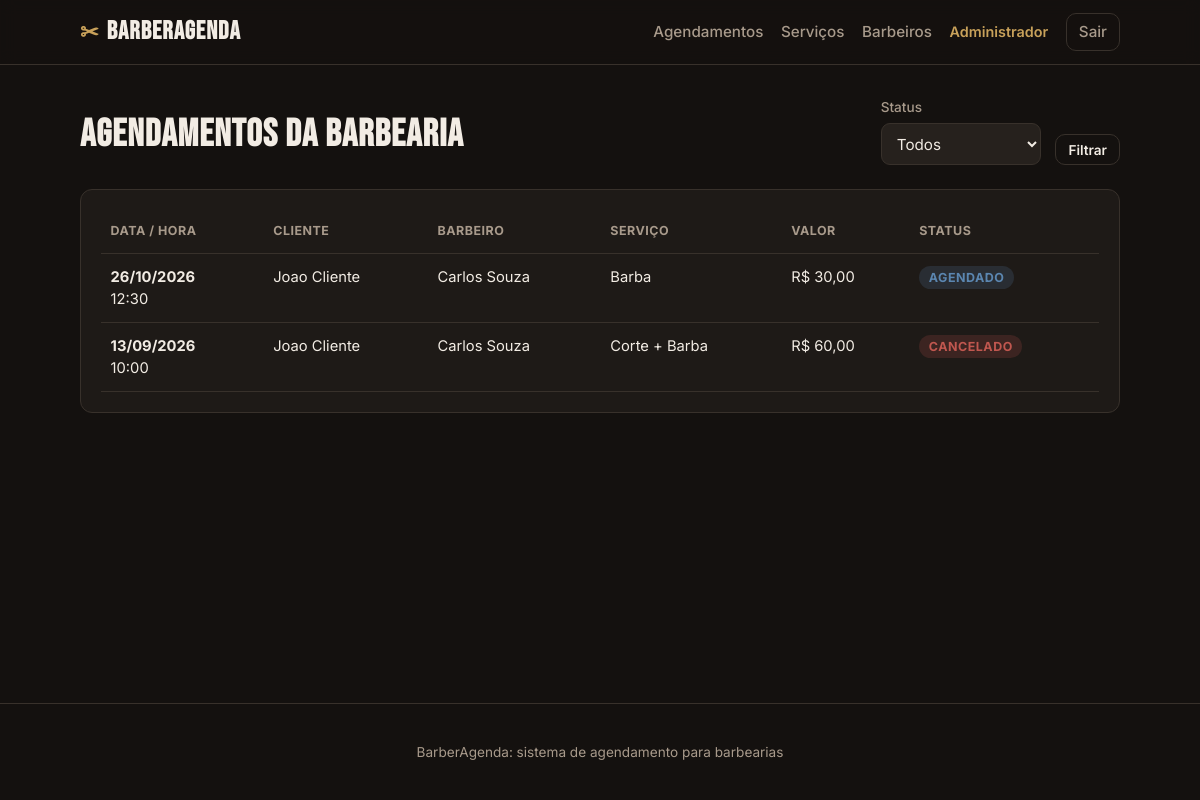
The app's page /admin/agendamentos (signed in) with its own data.
### tables this page shows
CREATE TABLE usuarios (
            id INTEGER PRIMARY KEY AUTOINCREMENT,
            nome TEXT NOT NULL,
            email TEXT NOT NULL UNIQUE,
            senha TEXT NOT NULL,
            papel TEXT NOT NULL CHECK (papel IN ('admin', 'barbeiro', 'cliente')),
            telefone TEXT
        );

CREATE TABLE agendamentos (
            id INTEGER PRIMARY KEY AUTOINCREMENT,
            cliente_id INTEGER NOT NULL,
            barbeiro_id INTEGER NOT NULL,
            servico_id INTEGER NOT NULL,
            data TEXT NOT NULL,
            hora TEXT NOT NULL,
            status TEXT NOT NULL DEFAULT 'agendado'
                CHECK (status IN ('agendado', 'em_atendimento', 'concluido', 'cancelado')),
            criado_em TEXT NOT NULL,
            FOREIGN KEY (cliente_id) REFERENCES usuarios(id) ON DELETE CASCADE,
            FOREIGN KEY (barbeiro_id) REFERENCES barbeiros(id) ON DELETE CASCADE,
            FOREIGN KEY (servico_id) REFERENCES servicos(id) ON DELETE CASCADE
        );

CREATE TABLE barbeiros (
            id INTEGER PRIMARY KEY AUTOINCREMENT,
            usuario_id INTEGER UNIQUE,
            nome TEXT NOT NULL,
            especialidade TEXT,
            ativo INTEGER NOT NULL DEFAULT 1,
            FOREIGN KEY (usuario_id) REFERENCES usuarios(id) ON DELETE SET NULL
        );

CREATE TABLE servicos (
            id INTEGER PRIMARY KEY AUTOINCREMENT,
            nome TEXT NOT NULL,
            descricao TEXT,
            duracao_min INTEGER NOT NULL,
            preco REAL NOT NULL
        );

### app.py (the view)
@app.route("/admin/agendamentos")
@login_obrigatorio("admin")
def admin_agendamentos():
    status = request.args.get("status", "")
    conn = get_db()
    query = """SELECT a.*, s.nome AS servico_nome, s.preco,
                      b.nome AS barbeiro_nome, u.nome AS cliente_nome
               FROM agendamentos a
               JOIN servicos s ON s.id = a.servico_id
               JOIN barbeiros b ON b.id = a.barbeiro_id
               JOIN usuarios u ON u.id = a.cliente_id"""
    params = []
    if status:
        query += " WHERE a.status=?"
        params.append(status)
    query += " ORDER BY a.data DESC, a.hora DESC"
    ags = conn.execute(query, params).fetchall()
    conn.close()
    return render_template("admin_agendamentos.html", agendamentos=ags, status=status)

### app.py (called while the page is built)
def usuario_atual():
    uid = session.get("usuario_id")
    if not uid:
        return None
    conn = get_db()
    u = conn.execute("SELECT * FROM usuarios WHERE id=?", (uid,)).fetchone()
    conn.close()
    return u

def login_obrigatorio(*papeis):
    def decorator(f):
        @wraps(f)
        def wrapper(*args, **kwargs):
            u = usuario_atual()
            if not u:
                flash("Faca login para continuar.", "erro")
                return redirect(url_for("login"))
            if papeis and u["papel"] not in papeis:
                abort(403)
            return f(*args, **kwargs)
        return wrapper
    return decorator

@app.context_processor
def injeta_usuario():
    return {"usuario": usuario_atual()}

@app.template_filter("moeda")
def moeda(valor):
    return f"R$ {valor:,.2f}".replace(",", "X").replace(".", ",").replace("X", ".")

@app.template_filter("data_br")
def data_br(iso):
    try:
        return datetime.strptime(iso, "%Y-%m-%d").strftime("%d/%m/%Y")
    except (ValueError, TypeError):
        return iso

@app.template_filter("status_label")
def status_label(s):
    return STATUS_LABEL.get(s, s)

### db.py (called while the page is built)
def get_db():
    conn = sqlite3.connect(DB_PATH)
    conn.row_factory = sqlite3.Row
    conn.execute("PRAGMA foreign_keys = ON")
    return conn

### templates/admin_agendamentos.html (shortened to what this page needs)
{% extends "base.html" %}
{% block content %}
<div class="page-head">
    <h1>Agendamentos da barbearia</h1>
    <form method="get" class="form-inline">
        <label>Status
            <select name="status">
                <option value="">Todos</option>
            </select>
        </label>
        <button type="submit" class="btn btn-ghost btn-sm">Filtrar</button>
    </form>
</div>
{% if agendamentos %}
<div class="table-wrap card">
    <table class="table">
        <thead>
            <tr>
                <th>Data / Hora</th>
                <th>Cliente</th>
                <th>Barbeiro</th>
                <th>Serviço</th>
                <th>Valor</th>
                <th>Status</th>
            </tr>
        </thead>
        <tbody>
            {% for a in agendamentos %}
            <tr>
                <td><strong>{{ a.data|data_br }}</strong><br>{{ a.hora }}</td>
                <td>{{ a.cliente_nome }}</td>
                <td>{{ a.barbeiro_nome }}</td>
                <td>{{ a.servico_nome }}</td>
                <td>{{ a.preco|moeda }}</td>
                <td><span class="status status-{{ a.status }}">{{ a.status|status_label }}</span></td>
            </tr>
            {% endfor %}
        </tbody>
    </table>
</div>
{% else %}
<div class="card empty"><p>Nenhum agendamento encontrado.</p></div>
{% endif %}
{% endblock %}

### templates/base.html (shortened to what this page needs)
<!DOCTYPE html>
<html lang="pt-BR">
<head>
    <link rel="stylesheet" href="{{ url_for('static', filename='style.css') }}">
</head>
<body>
    <header class="topbar">
        <div class="container topbar-inner">
            <a href="{{ url_for('index') }}" class="brand">
                <span class="brand-mark">✂</span>
                <span class="brand-name">BarberAgenda</span>
            </a>
            <nav class="nav">
                {% if usuario %}
                    {% if usuario.papel == 'cliente' %}
                        <a href="{{ url_for('cliente_novo_agendamento') }}">Agendar</a>
                        <a href="{{ url_for('cliente_agendamentos') }}">Meus agendamentos</a>
                    {% elif usuario.papel == 'barbeiro' %}
                        <a href="{{ url_for('barbeiro_agenda') }}">Minha agenda</a>
                    {% elif usuario.papel == 'admin' %}
                        <a href="{{ url_for('admin_agendamentos') }}">Agendamentos</a>
                        <a href="{{ url_for('admin_servicos') }}">Serviços</a>
                        <a href="{{ url_for('admin_barbeiros') }}">Barbeiros</a>
                    {% endif %}
                    <span class="nav-user">{{ usuario.nome }}</span>
                    <a href="{{ url_for('logout') }}" class="btn btn-ghost btn-sm">Sair</a>
                {% else %}
                    <a href="{{ url_for('index') }}">Início</a>
                    <a href="{{ url_for('login') }}" class="btn btn-ghost btn-sm">Entrar</a>
                {% endif %}
            </nav>
        </div>
    </header>
    <main class="container main">
        {% block content %}{% endblock %}
    </main>
    <footer class="footer">
        <div class="container">
            <p>BarberAgenda: sistema de agendamento para barbearias</p>
        </div>
    </footer>
</body>
</html>

### static/style.css (style rules this page uses)
:root { --bg: #14110f; --surface: #1e1a17; --surface-2: #26211d; --border: #38312b; --text: #f2ece4; --muted: #a89a8b; --gold: #c8a15a; --gold-dark: #a87f3d; --danger: #c0574f; --green: #5fa06a; --blue: #5b86b0; --radius: 12px; --maxw: 1080px; }
* { box-sizing: border-box; }
body { margin: 0; background: var(--bg); color: var(--text); font-family: 'Inter', system-ui, sans-serif; line-height: 1.5; display: flex; flex-direction: column; min-height: 100vh; }
.container { width: 100%; max-width: var(--maxw); margin: 0 auto; padding: 0 1.25rem; }
h1, h2, h3 { line-height: 1.15; margin: 0 0 .5rem; }
a { color: var(--gold); text-decoration: none; }
.topbar { background: rgba(20,17,15,.85); backdrop-filter: blur(8px); border-bottom: 1px solid var(--border); position: sticky; top: 0; z-index: 10; }
.topbar-inner { display: flex; align-items: center; justify-content: space-between; height: 64px; gap: 1rem; }
.brand { display: flex; align-items: center; gap: .5rem; color: var(--text); font-weight: 700; }
.brand-mark { color: var(--gold); font-size: 1.4rem; }
.brand-name { font-family: 'Bebas Neue', sans-serif; font-size: 1.6rem; letter-spacing: 1px; }
.nav { display: flex; align-items: center; gap: 1.1rem; flex-wrap: wrap; }
.nav a { color: var(--muted); font-weight: 500; font-size: .95rem; }
.nav-user { color: var(--gold); font-size: .9rem; font-weight: 600; }
.main { flex: 1; padding: 2rem 1.25rem 3rem; }
.card { background: var(--surface); border: 1px solid var(--border); border-radius: var(--radius); padding: 1.25rem; }
.btn { display: inline-flex; align-items: center; justify-content: center; gap: .4rem; padding: .65rem 1.1rem; border-radius: 10px; border: 1px solid transparent; font-weight: 600; font-size: .95rem; cursor: pointer; font-family: inherit; transition: .15s; text-decoration: none; }
.btn-ghost { background: transparent; color: var(--text); border-color: var(--border); }
.btn-sm { padding: .4rem .75rem; font-size: .85rem; }
.form label, .form-inline label { display: flex; flex-direction: column; gap: .35rem; font-size: .85rem; color: var(--muted); font-weight: 500; }
.form-inline { display: flex; gap: .9rem; align-items: flex-end; flex-wrap: wrap; }
input, select { background: var(--surface-2); border: 1px solid var(--border); color: var(--text); padding: .6rem .7rem; border-radius: 9px; font-size: .95rem; font-family: inherit; }
.page-head { display: flex; align-items: flex-end; justify-content: space-between; gap: 1rem; flex-wrap: wrap; margin-bottom: 1.5rem; }
.page-head h1 { font-family: 'Bebas Neue', sans-serif; font-size: 2.4rem; letter-spacing: 1px; }
.status { padding: .25rem .6rem; border-radius: 999px; font-size: .78rem; font-weight: 700; text-transform: uppercase; letter-spacing: .5px; }
.status-agendado { background: rgba(91,134,176,.18); color: var(--blue); }
.status-cancelado { background: rgba(192,87,79,.18); color: var(--danger); }
.table-wrap { overflow-x: auto; }
.table { width: 100%; border-collapse: collapse; font-size: .92rem; }
.table th, .table td { text-align: left; padding: .75rem .6rem; border-bottom: 1px solid var(--border); vertical-align: top; }
.table th { color: var(--muted); font-size: .78rem; text-transform: uppercase; letter-spacing: .5px; }
.footer { border-top: 1px solid var(--border); padding: 1.5rem 0; color: var(--muted); font-size: .85rem; text-align: center; }

### records on screen
usuarios: nome "Administrador"
agendamentos: data|data_br "26/10/2026", hora "12:30", cliente_nome "Joao Cliente", barbeiro_nome "Carlos Souza", servico_nome "Barba", preco|moeda "R$ 30,00", status|status_label "AGENDADO"
agendamentos: data|data_br "13/09/2026", hora "10:00", cliente_nome "Joao Cliente", barbeiro_nome "Carlos Souza", servico_nome "Corte + Barba", preco|moeda "R$ 60,00", status|status_label "CANCELADO"
